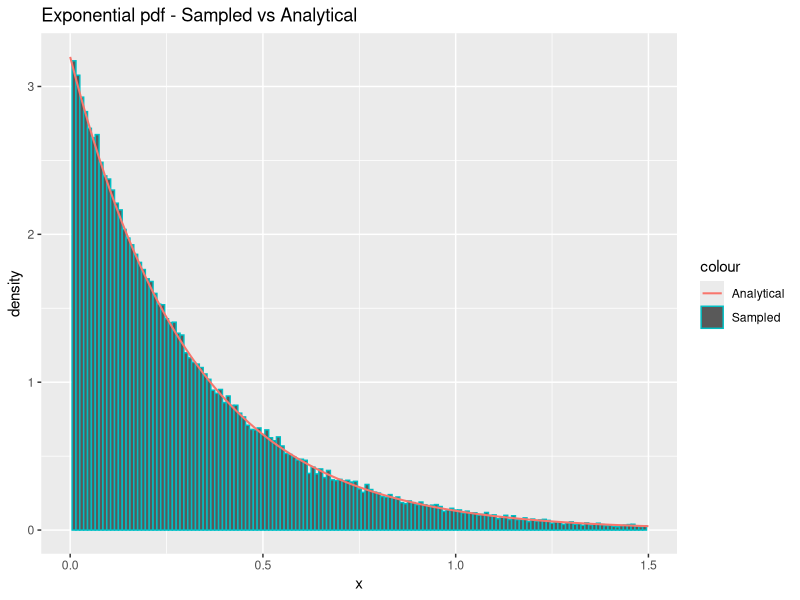
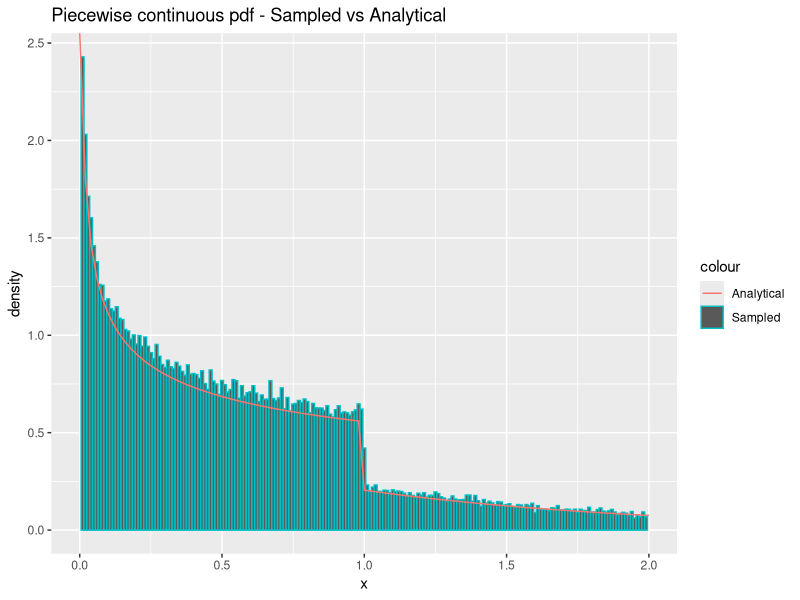
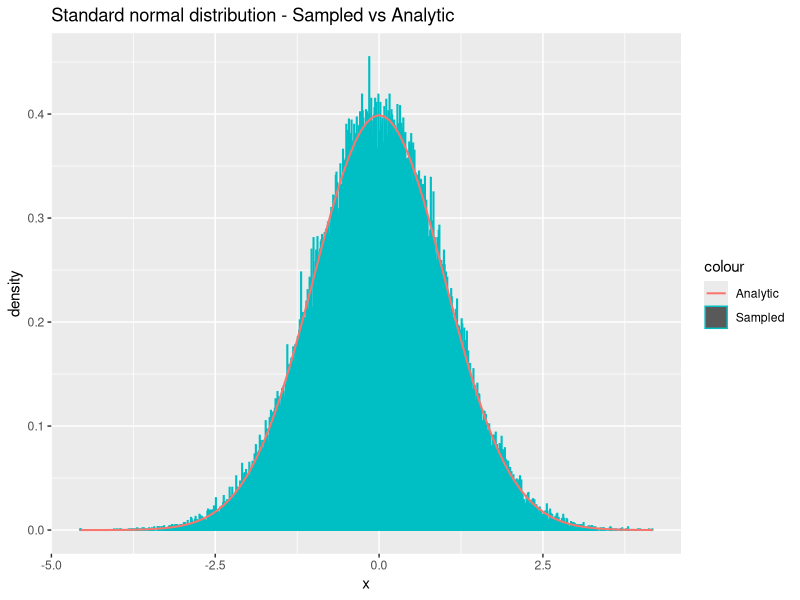
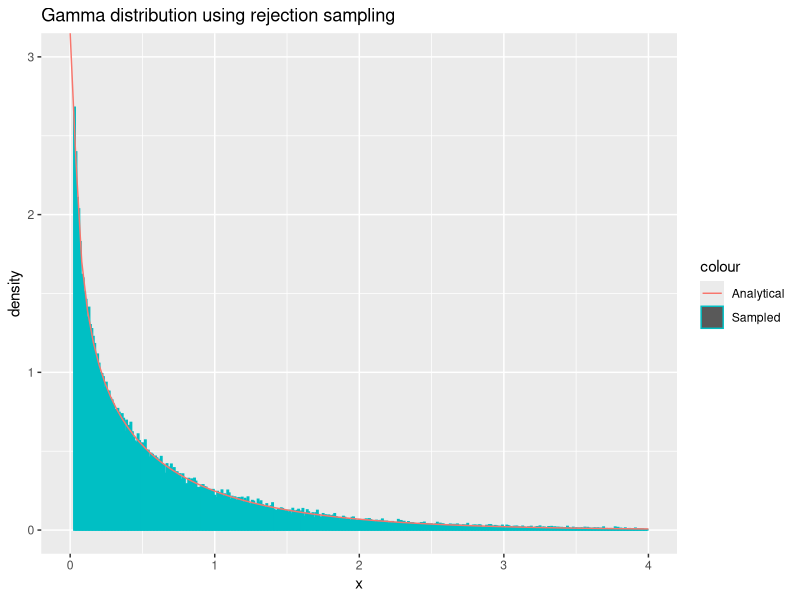
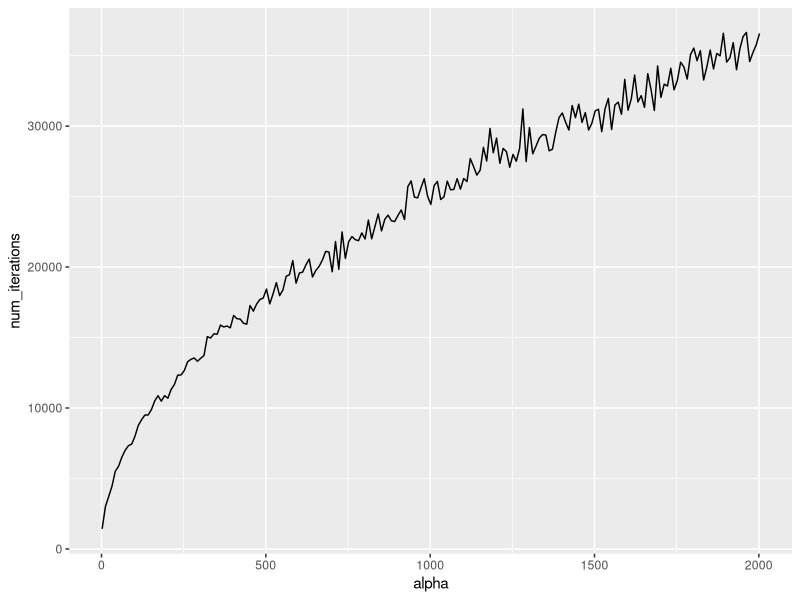
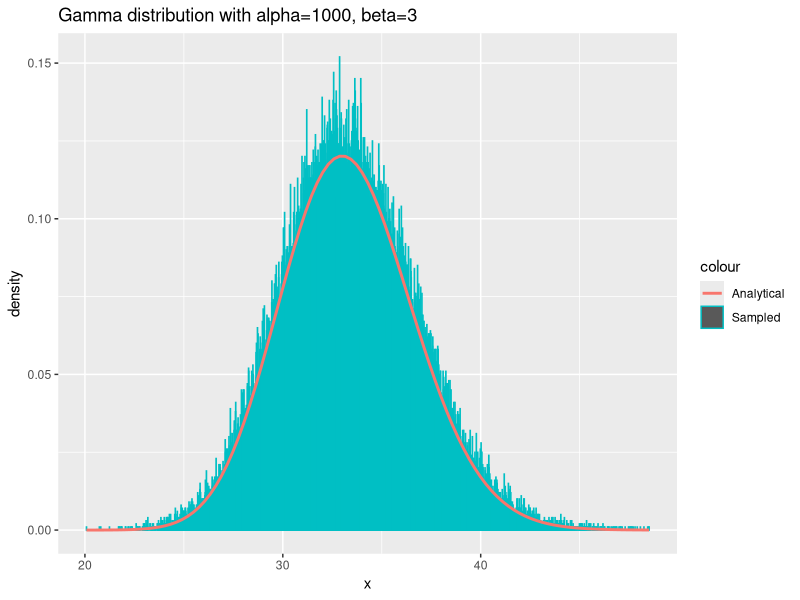
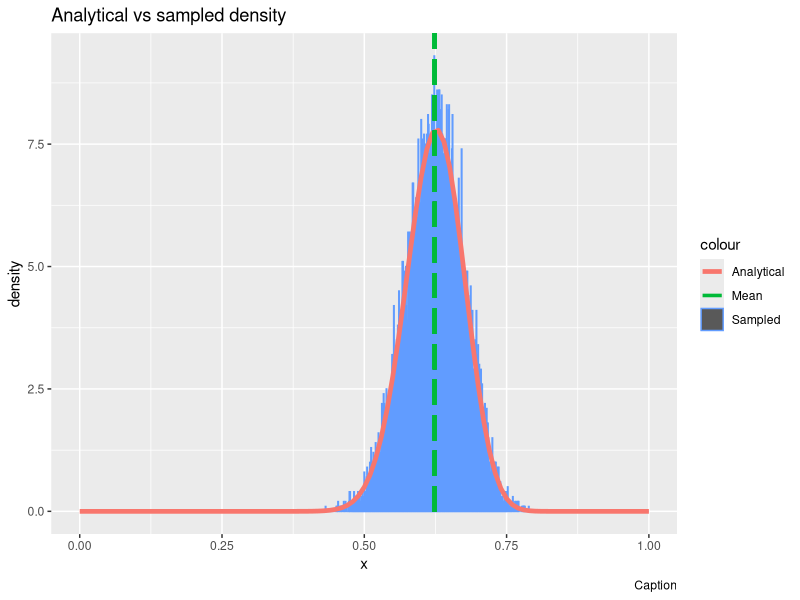

Here is the R script that generated these plots, in order:
## ---- chunk 1
  sample_exponential = function(n, lambda) {
    uniforms = runif(n)
    return(exponentials = -1/lambda * log(uniforms))
  }
## ---- chunk 2
  n = 100000
  lambda = 3.2
  
  x = sample_exponential(n, lambda)
  cat("Theoretical mean:", 1/lambda, "Sample mean", mean(x), "\n")
  cat("Theoretical variance:", 1/lambda^2, "Sample variance", var(x), "\n")
## ---- chunk 3
  library(ggplot2)
  df = data.frame(theo=seq(0,max(x),length.out=n), x=x)
  ggplot(df, aes(x=x)) +
    geom_histogram(aes(y = ..density.., color = "Sampled"), binwidth=0.01) +
    stat_function(fun=dexp,geom = "line",size=0.7,args=(mean=lambda),aes(color="Analytical")) +
    ggtitle("Exponential pdf - Sampled vs Analytical") +
    labs(x='x', y='density') +
    xlim(0, 1.5)
## ---- chunk 4
  density_g = function(x, alpha) {
    c = alpha*exp(1)/(alpha + exp(1))
    density = vector(length = length(x))
    density[x < 1.] = c*x[x<1.]^(alpha-1)
    density[x >= 1.] = c*exp(-x[x>=1.])
    return(as.double(density))
  }


  sample_g = function(n, alpha) {
    c = (alpha * exp(1)) / (alpha + exp(1))
    u = runif(n)
    samples = vector(length=length(u))
    samples[u < c/alpha] = (alpha/c*u[u < c/alpha])^(1/alpha)
    samples[u >= c/alpha] = log(c / (1 - u[u >= c/alpha]))
    return(samples)
  }
## ---- chunk 5
  n=100000
  alpha = 0.7
  x = sample_g(n, alpha)
  c = (alpha * exp(1)) / (alpha + exp(1))
  cat("Theoretical mean:", c/(alpha+1) + 2*c/exp(1), "Sample mean:", mean(x), "\n")
  cat("Theoretical variance:", c/(alpha+2) + 5*c/exp(1) - (c/(alpha+1) + 2*c/exp(1))^2, "Sample variance:", var(x), "\n")
## ---- chunk 6
  library(ggplot2)
  df <- data.frame(theo=seq(0,max(x),length.out=n), x=x)
  ggplot(df, aes(x = x)) +
    geom_histogram(aes(y = ..density.., color = "Sampled"), binwidth=0.01) +
    stat_function(fun=density_g,geom = "line",size=0.5,args=(mean=alpha),aes(color="Analytical")) + 
    xlim(0, 2) + 
    ggtitle("Piecewise continuous pdf - Sampled vs Analytical") + labs(x='x', y='density')
## ---- chunk 7
  sample_standard_normal = function(n) {
    num_samples = n
    if((n %% 2) == 1) {
      # n is odd, so we should sample one extra:
      num_samples = num_samples + 1
  }
    x_1 = runif(num_samples/2, 0, 2*pi)
    x_2 = sample_exponential(num_samples/2, lambda=1/2)
    y_1 = sqrt(x_2) * cos(x_1)
    y_2 = sqrt(x_2) * sin(x_1)
    # Remove the last sample if n is odd:
    return(c(y_1, y_2)[0:n])
  }
## ---- chunk 8
  n = 100000
  y = sample_standard_normal(n)
  cat("Theoretical mean:", 0, "Sample mean:", mean(y), "\n")
  cat("Theoretical variance:", 1, "Sample variance:", var(y), "\n")
## ---- chunk 9
  library(ggplot2)
  df = data.frame(theo=seq(0,max(x),length.out=n), x=y)
  ggplot(df, aes(x=y)) +
    geom_histogram(aes(y = ..density.., color = "Sampled"), binwidth=0.01) +
    stat_function(fun=dnorm,geom = "line",size=0.7,args=list(0,1),aes(color="Analytic")) +
    ggtitle("Standard normal distribution - Sampled vs Analytic") +
    labs(x='x', y='density')
## ---- chunk 10
sample_normal_d = function(d, mu, sigma) {
  x = sample_standard_normal(d)
  y <- mu + t(chol(sigma))%*%x
  return(y)
}
## ---- chunk 11

d = 2
n = 100000
mu = c(1.5, 3)
sigma = matrix(c(5,7,7,10),ncol=d,nrow=d)
samples = matrix(NA, ncol=d, nrow=n)
for (i in 1:n){
  samples[i,] = sample_normal_d(d,mu,sigma) # Draw n samples
}

average = apply(samples, 2, mean)
print("Mean vector:")
print.data.frame(data.frame(average))
covmat = cov(samples)
print("Covariance matrix:")
print.data.frame(data.frame(covmat))
## ---- chunk 12
  density_f = function(x, alpha) {
    return(dgamma(x, alpha, rate=1))
  }
  
  sample_f_small = function(n, alpha) {
    c = (1/alpha + exp(-1)) / gamma(alpha)
    samples = vector()
    repeat {
      num_missing_samples = n - length(samples)
      
      x = sample_g(as.integer(num_missing_samples*c), alpha)
      
      acceptance_probs = density_f(x, alpha) / (c * density_g(x, alpha))
      u = runif(as.integer(num_missing_samples*c))
      samples = c(samples, x[u <= acceptance_probs])
      if(length(samples) >= n) {
        break
      }
    }
    # Do not return excess samples:
    return(samples[0:n])
  }
## ---- chunk 13
  n = 100000
  alpha = 0.6
  x = sample_f_small(n, alpha)
  cat("Theoretical mean:", alpha, "\n")
  cat("Sample mean:", mean(x), "\n")
  cat("----", "\n")
  
  cat("Theoretical variance:", alpha, "\n")
  cat("Sample variance:", var(x), "\n")
## ---- chunk 14
  n = 100000
  alpha = 0.6
  x = sample_f_small(n, alpha)
  df = data.frame(x)
  ggplot(df, aes(x = x)) +
    geom_histogram(aes(y = ..density.., color = "Sampled"), binwidth=0.01) +
    stat_function(fun=dgamma,geom = "line",size=0.5,args=(alpha=alpha),aes(color="Analytical")) +
    xlim(0, 4) + ylim(0, 3) + 
    ggtitle("Gamma distribution using rejection sampling") + labs(x='x', y='density')
## ---- chunk 15
sample_f_large = function(n, alpha) {
  loga = (alpha - 1)/2 * (log(alpha - 1) - 1)
  logbp = (alpha + 1)/2 * (log(alpha + 1) - 1)
  
  samples = vector()
  num_iterations = 0
  
  while(length(samples) < n) {
    num_iterations = num_iterations + 1
    
    # Sample in log-scale
    log_x1 = loga + log(runif(1))
    log_x2 = logbp + log(runif(1))
    
    if(2*log_x1 <= (alpha - 1)*(log_x2 - log_x1) - exp(log_x2 - log_x1)) {
      # Accept the sample:
      samples = c(samples, exp(log_x2 - log_x1))
    }
  }
  
  return(list(samples=samples, num_iterations=num_iterations))
}
## ---- chunk 16
n = 10000
alpha = 50
samples = sample_f_large(n, alpha)$samples
cat("Theoretical mean:", alpha, "Sample mean:", mean(samples), "\n")
cat("Theoretical variance:", alpha, "Sample variance:", var(samples), "\n")
## ---- chunk 17
n = 1000
alpha = seq(2, 2002, 10)
num_iterations = vector()
for(a in alpha) {
  num_iterations = c(num_iterations, sample_f_large(n, a)$num_iterations)
}
df = data.frame(x=alpha, num_iterations=num_iterations)
ggplot(df, aes(x = alpha, y = num_iterations)) + geom_line()
## ---- chunk 18
sample_gamma = function(n, alpha, beta) {
  unscaled_samples = vector(length=n)
  if(alpha == 1.) {
    unscaled_samples = sample_exponential(n, 1)
  } else if(alpha < 1.) {
    unscaled_samples = sample_f_small(n, alpha)
  } else { # alpha > 1.
    unscaled_samples = sample_f_large(n, alpha)$samples
  }
  samples = unscaled_samples/as.double(beta)
  return(samples)
}
## ---- chunk 19
n = 100000
alpha = 100
beta = 3
x = sample_gamma(n, alpha, beta)
df = data.frame(x)
ggplot(df, aes(x = x)) +
    geom_histogram(aes(y = ..density.., color = "Sampled"), binwidth=0.01) +
    stat_function(fun=dgamma,geom = "line",size=1,aes(color='Analytical'),args = list(shape=alpha, rate=beta)) +
    # ylim(0,1) +
    ggtitle("Gamma distribution with alpha=1000, beta=3") + labs(x='x', y='density')
## ---- chunk 20
  sample_beta = function(n, alpha, beta) {
    x = sample_gamma(n, alpha, 1)
    y = sample_gamma(n, beta, 1)
    z = x/(x+y)
    return(z)
  }
## ---- chunk 21
  n = 10000
  alpha = 5
  beta = 10
  x = sample_beta(n, alpha, beta)
  cat("Theoretical mean:", alpha/(alpha+beta), "Sample mean:", mean(x), "\n")
  cat("Theoretical variance", alpha*beta/((alpha+beta)^2*(alpha + beta + 1)), "Sample variance:", var(x), "\n")
## ---- chunk 22

#Estimate probability by monte carlo itegration
generate_monte_carlo_samples = function(n) {
  x = sample_standard_normal(n)
  samples = rep(NA, n)
  samples[x > 4] = 1
  samples[x <= 4] = 0
  return(samples)
}

n = 100000
x = generate_monte_carlo_samples(n)
est = mean(x)
confidence_interval = est + c(-1, 1)*qnorm(.975)*sqrt(var(x)/n) #Calculate variance

cat("Prob(x>4): ", est, "\n")

cat("Confidence:", confidence_interval, "\n")
## ---- chunk 23

#Draw sample from g(x) using inverse transform

generate_weighted_samples = function(n) {
  samples = rep(NA, n)
  sample_u = runif(n)
  sample_x = sqrt(16-2*log(1-sample_u)) #Inverse sampling from G
  samples[ sample_x <= 4.] = 0
  samples[ sample_x > 4.] = 1/(exp(8)*sqrt(2*pi)*sample_x[ sample_x > 4.])
  
  return(samples)
}

n = 100000

samples = generate_weighted_samples(n)

est = mean(samples)

confidence_interval = est + c(-1, 1)*qnorm(.975)*sqrt(var(samples)/n)

cat("Estimated:", est, "\n")

cat("COnfidence interval:", confidence_interval, "\n")


cat("Interval width:", confidence_interval[1]-confidence_interval[0])


## ---- chunk 24

#Draw sample from g(x) using inverse transform

generate_weighted_samples_anth = function(n) {
  samples = rep(NA)
  samples_u_1 = runif(n)
  samples_u_2 = 1 - samples_u_1
  samples_u = c(samples_u_1, samples_u_2)
  sample_x = sqrt(16-2*log(1-samples_u)) #Inverse
  samples[ sample_x <= 4.] = 0
  samples[ sample_x > 4.] = 1/(exp(8)*sqrt(2*pi)*sample_x[ sample_x > 4.])
  
  return(samples)
}

## ---- chunk 25
n = 50000

samples = generate_weighted_samples_anth(n)

est = mean(samples)

confidence_interval = est + c(-1, 1)*qnorm(.975)*sqrt(var(samples)/(2*n)) #Multiply n by 2 as number of samples is the double of n

cat("Estimated:", est, "\n")

cat("COnfidence interval:", confidence_interval, "\n")

cat("Interval width:", confidence_interval[1]-confidence_interval[0])


## ---- chunk 26

#Function to be sampled from
dna_function = function(x) {
    return((2 + x)^125 * (1 - x)^38 * x^34)
}

#Find highest value of dna_function to set as max c
target_c = optimize(dna_function, c(0, 1), maximum = TRUE)

#Find normalizing constant
n_c = integrate(dna_function, 0, 1)$val

generate_samples = function(n) {
    samples = rep(NA, n)
    run_cnt = 0
    for (i in 1:n) {
        done = 0
        while (done == 0) {
            x_sample = runif(1)  # Proposal sample
            a = dna_function(x_sample)/target_c$objective #Acceptance probability
            u = runif(1) #Used to determine acceptance
            # Accept if u<a(alpha)
            if (u <= a) {
                samples[i] = x_sample
                done = 1
            }
            run_cnt = run_cnt + 1
        }
    }
    return(list(samples = samples, iterations = run_cnt))
}


## ---- chunk 27

n = 10000

# Function used to find actual mean
g = function(x) {
  return(x*dna_function(x)*x)
}

dna_func_density = function(x) {
  return(dna_function(x)/n_c)
}


y = generate_samples(n) #Generate samples from the distribution

est_mean = sum(y$samples)/n

cat("Estimated mean: ", sum(y$samples)/n)

cat("Theoretical mean: ", integrate(g, 0, 1)$val/n_c)

#Generate histogram

df = data.frame(theo = seq(0, 1, length.out = n), value = y$samples)

#TODO: Add caption
ggplot(df, aes(x = value)) + geom_histogram(aes(y = ..density.., colour = "Sampled"), 
    binwidth = 0.001) + stat_function(fun = dna_func_density, geom = "line", 
    size = 1.6, aes(colour = "Analytical")) + ggtitle("Analytical vs sampled density") + 
    xlim(0, 1) + geom_segment(x = sum(y$samples)/n, xend = sum(y$samples)/n, 
    y = 0, yend = 100, aes(colour = "Mean"), size = 1.2, linetype = "longdash") + 
    labs(x = "x", y = "density", caption = paste("Caption"))

## ---- chunk 28
cat("Average random numbers per sample: ",y$iterations/n)
cat("Theoretical expected numbers per sample: ", target_c$objective/n_c)
